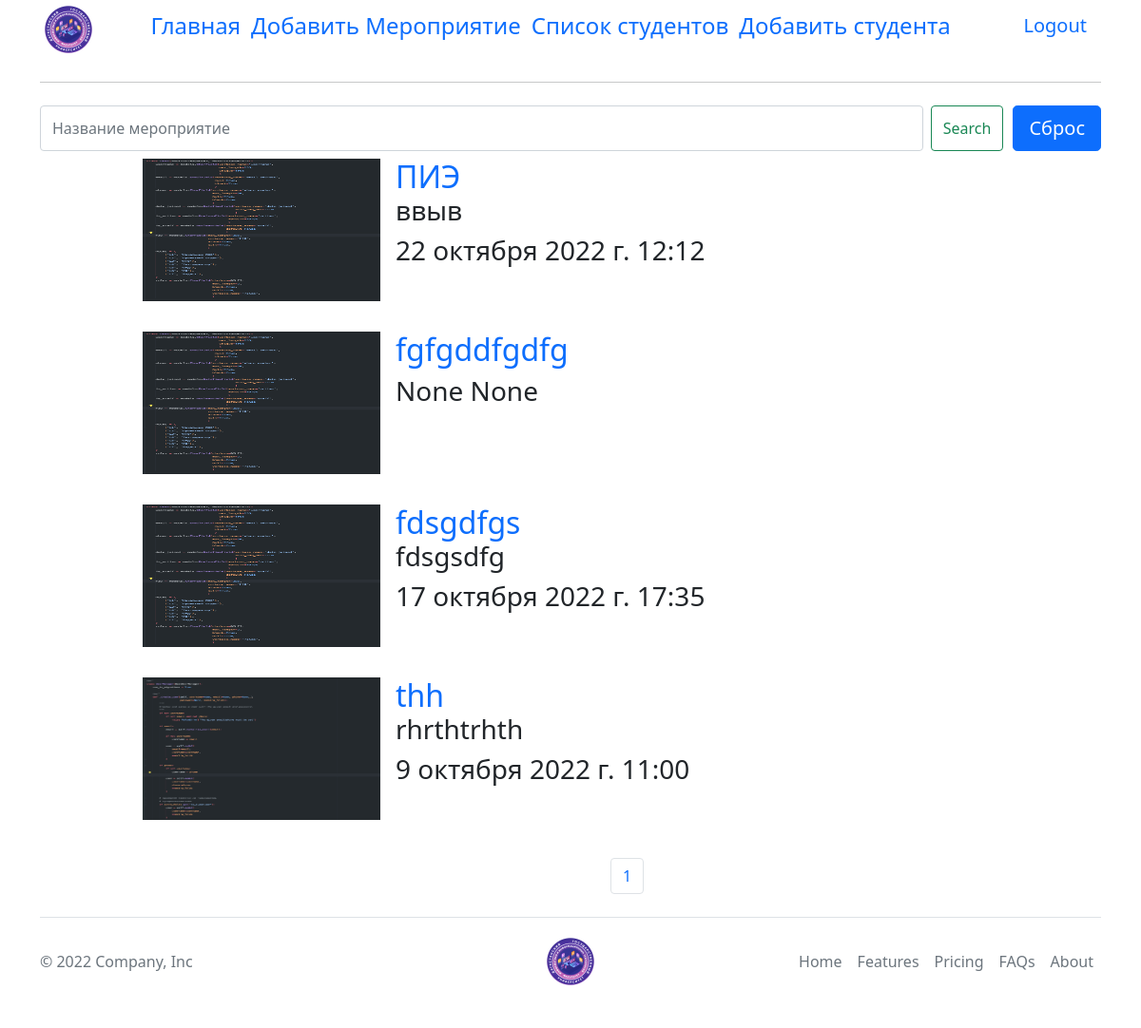
The page /list_events/ (signed in) on the database its author committed.
### Students/models.py (models this page shows, shortened)
class Events(models.Model):
    name = models.CharField(max_length=255, verbose_name='Название мероприятия')
    photo = models.FileField(upload_to='Events/%Y/%m.%d/', verbose_name='Фото мероприятия')
    text = models.TextField(verbose_name='текст', blank=True)
    date = models.DateField(verbose_name='Дата мероприятия', blank=True, null=True)
    time = models.TimeField(verbose_name='Время мероприятия', blank=True, null=True)
    user = models.ForeignKey(to='CustomUser', verbose_name='Кто добавил', on_delete=models.CASCADE, null=True)
    class Meta:
        db_table = 'Events'

### Students/views.py (the view, shortened to what this page needs)
# urls.py: path('list_events/', ListEvents.as_view(), name='list_events'),
class ListEvents(LoginRequiredMixin, View):
    def get(self, request):
        model = Events.objects.all()
        paginator = Paginator(model, 5)
        page_number = request.GET.get('page')
        page_ogj = paginator.get_page(page_number)
        return render(request, "Students/for_base/create_events.html", {'models': page_ogj, 'menu': menu, 'list': True})

### Students/templates/Students/for_base/create_events.html (shortened to what this page needs)
{% extends 'Students/Base_student.html' %}
{% block content %}
    <div class="container">
        {% if not list %}
            <div class="events">
                <form action="." method="post" class="needs-validation" enctype="multipart/form-data">
                    {% csrf_token %}
                    {% for f in form %}
                        <p><label class="form-check-label" for="{{ f.id_for_label }}">{{ f.label }}:</label> {{ f }}</p>
                        <div class="form-error">{{ f.errors }}</div>
                    {% endfor %}
                    <hr class="my-4">
                    <button class="w-100 btn btn-primary btn-lg" type="submit">Добавить мероприятие</button>
                </form>
            </div>
        {% elif list %}
            <form class="d-flex" role="search" method="post" action="">
                <input class="form-control me-2" type="search" placeholder="Название мероприятие " name="events">
                <button class="btn btn-outline-success" type="submit">Search</button>
                <a class="djdt-width-20 btn btn-primary btn-lg" style="margin-left: 10px"
                   href="{% url 'list_events' %}">Сброс</a>
            </form>
            {% for model in models %}
                <div class="d-flex bd-highlight mb-3" style="margin-left: 100px">
                    <div class="p-2 bd-highlight">
                        <img src="{{ model.photo.url }}" alt="фото студента" width="250px" height="150px">
                    </div>
                    <div class="p-2 bd-highlight">
                        <a href="{% url 'detail_events' model.pk %}" class="h2 style-href">{{ model.name }}</a>
                        <p class="h3">{{ model.text|truncatewords:50 }}</p>
                        <p class="h3">{{ model.date }} {{ model.time }}</p>
                    </div>
                </div>
            {% endfor %}
        {% endif %}
        <ul class="pagination" style="margin-left: 600px">
            {% for i in models.paginator.page_range %}
                <li class="page-item">
                    <a href="?page={{ i }}" class="page-link">{{ i }}</a>
                </li>
            {% endfor %}
        </ul>
    </div>
{% endblock %}

### static/css/style.css (style rules this page uses)
.style-href { text-decoration: none }

### rows shown on the page
Events: photo (picture), name "ПИЭ", text "ввыв", date "22 октября 2022 г.", time "12:12"
Events: photo (picture), name "fgfgddfgdfg", date "None", time "None"
Events: photo (picture), name "fdsgdfgs", text "fdsgsdfg", date "17 октября 2022 г.", time "17:35"
Events: photo (picture), name "thh", text "rhrthtrhth", date "9 октября 2022 г.", time "11:00"

### other values the page prints
{{ element.title }} "Главная" "Добавить Мероприятие" "Список студентов" "Добавить студента"
{{ i }} "1"
